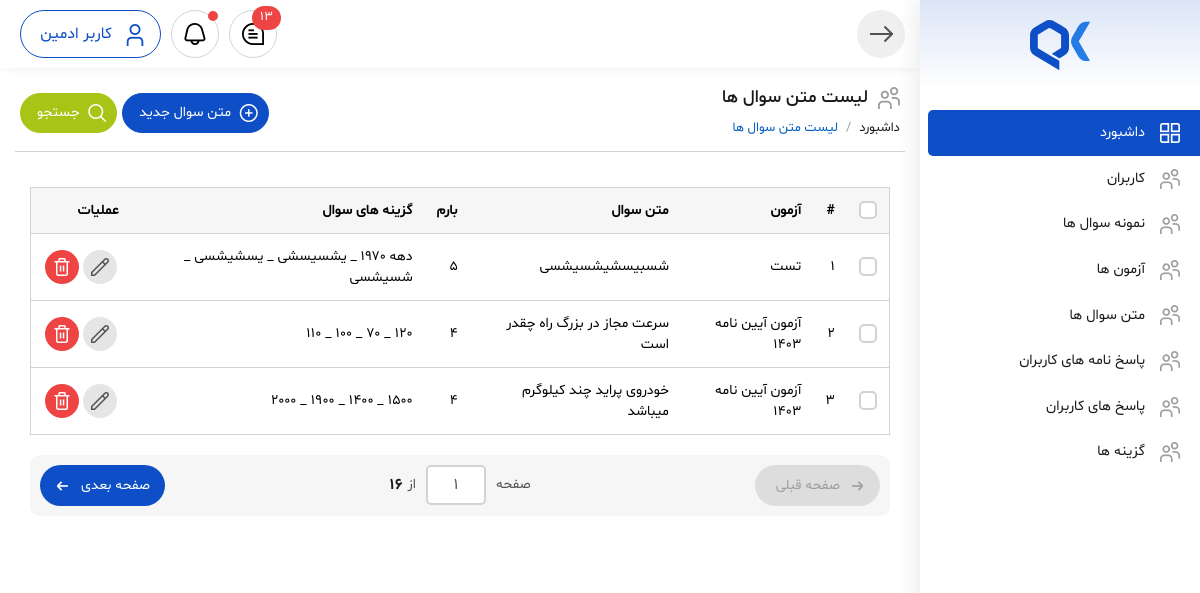
Page /quiz/text-quiz-list-dashboard on the committed database.
### quizbuilder_module/models.py (models this page shows, shortened)
class QuizQuestion(models.Model):
    quiz = models.ForeignKey(
        to=Quiz,
        verbose_name='آزمون',
        on_delete=models.CASCADE,
        related_name="questions",
    )
    description = models.TextField(
        verbose_name='متن سوال'
    )
    score = models.PositiveIntegerField(
        default=0,
        verbose_name='بارم'
    )
    choices = models.ManyToManyField(
        verbose_name='گزینه های سوال',
        to=QuizQuestionChoice,
    )
    class Meta:
        verbose_name = 'متن سوال'
        verbose_name_plural = 'متن سوال ها'

class Quiz(QuizStartedSmsMixin, models.Model):
    title = models.CharField(verbose_name='عنوان', max_length=255)
    desc = models.TextField(verbose_name='توضیحات', max_length=500)
    status = models.CharField(verbose_name='وضعیت', default='open', choices=QUIZ_STATUS.CHOICES, max_length=50)
    time = models.PositiveIntegerField(verbose_name='مدت زمان آزمون (دقیقه)', null=True, blank=True)
    expire_time = models.DateTimeField(verbose_name='تاریخ پایان آزمون', null=True, blank=True)
    class Meta:
        verbose_name = 'آزمون'
        verbose_name_plural = 'آزمون ها'
    def __str__(self):
        return self.title or '---'

class QuizQuestionChoice(models.Model):
    text = models.CharField(
        max_length=256,
        verbose_name='متن جواب'
    )
    is_answer = models.BooleanField(
        default=False,
        verbose_name='جواب صحیح است؟'
    )
    created_at = models.DateTimeField(
        auto_now_add=True,
        verbose_name='تاریخ ایجاد'
    )
    class Meta:
        verbose_name = 'گزینه ها'
        verbose_name_plural = 'گزینه ها'
        ordering = ['created_at']
    def __str__(self):
        return self.text[:100]

### quizbuilder_module/views.py (the view)
# urls.py: path('text-quiz-list-dashboard', views.TextOfTheQuestionsDashboard.as_view(), name='text_quiz_list_dashboard'),
class TextOfTheQuestionsDashboard(ListView):
    model = QuizQuestion
    template_name = 'quizbuilder_module/text_of_the_questions_dashboard.html'
    context_object_name = 'quiz_texts'
    def get_queryset(self):
        quiz_texts = QuizQuestion.objects.all()
        return quiz_texts
    def get_context_data(self,**kwargs):
        context = super().get_context_data(**kwargs)
        return context

### quizbuilder_module/templates/quizbuilder_module/text_of_the_questions_dashboard.html (shortened to what this page needs)
{% extends 'layout/_master.html' %}
{% block content %}
<body>
<div class="main-body-content">
    <div class="main-header">
                    <div class="inner">
                        <div class="title">
                            <h1><i class="fi fi-rs-users"></i>لیست متن سوال ها</span>
                            </h1>
                            <div class="breadcrumb">
                                <nav aria-label="breadcrumb">
                                    <ol class="breadcrumb-list mb-0">
                                        <li class="breadcrumb-item"><a href="index.html">داشبورد</a></li>
                                        <li class="breadcrumb-item active" aria-current="page">لیست متن سوال ها</li>
                                    </ol>
                                </nav>
                            </div>
                        </div>
                        <div class="btns-action">
                            <a href="user-add.html" class="btn btn-primary btn-small icon-right"><i
                                    class="fi fi-rs-add"></i><span>متن سوال جدید</span></a>
                            <button type="button" class="btn btn-primary btn-small icon-right btn-collapse"
                                data-collapse-target="#collapse-search"><i
                                    class="fi fi-rs-search"></i><span>جستجو</span></button>
                        </div>
                    </div>
                </div>
    <div class="main-inner">
                    <div class="table-responsive">
                        <table class="table-custom">
                            <thead>
                                <tr>
                                    <th scope="col">
                                        <div class="checkbox-group m-0">
                                            <input class="form-check-input" type="checkbox" value=""
                                                id="checbox-select-all">
                                        </div>
                                    </th>
                                    <th scope="col">#</th>
                                    <th scope="col">آزمون</th>
                                    <th scope="col">متن سوال</th>
                                    <th scope="col">بارم</th>
                                    <th scope="col">گزینه های سوال</th>
                                    <th scope="col">عملیات</th>
                                </tr>
                            </thead>
                            <tbody>
                                {% for quiz_text in quiz_texts %}
                                	<tr>
                                    <td scope="row">
                                        <div class="checkbox-group m-0">
                                            <input class="form-check-input" type="checkbox" value=""
                                                id="checbox-select-1">
                                        </div>
                                    </td>
                                    <td scope="row">{{ forloop.counter }}</td>
                                    <td>{{ quiz_text.quiz }}</td>
                                    <td>{{ quiz_text.description }}</td>
                                    <td>{{ quiz_text.score }}</td>
                                    <td>{% for choice in quiz_text.choices.all %}
                                        {{ choice }}
                                        {% if not forloop.last %}
                                        	_
                                        {% endif %}
                                    {% endfor %}
                                    </td>
                                    <td>
                                        <div class="btns-action">
                                            <a href="user-add.html" class="btn-circle"><i
                                                    class="fi fi-rs-pencil"></i></a>
                                            <a href="#" class="btn-circle color-red" data-modal-name="modal-delete"><i
                                                    class="fi fi-rs-trash"></i></a>
                                        </div>
                                    </td>
                                </tr>
                                {% endfor %}
                            </tbody>
                        </table>
                    </div>
                    <div class="mypagination">
                        <div class="pagination-prev">
                            <a href="#" class="btn-pagination prev disabled">
                                <i class="fi fi-rs-arrow-small-right"></i>
                                <span>صفحه قبلی</span>
                            </a>
                        </div>
                        <div class="pagination-info">
                            <h6>صفحه</h6>
                            <div class="pagination-jump">
                                <input class="pagination-input" type="number" value="1">
                            </div>
                            <h6>از</h6>
                            <div class="curent-page-number">16</div>
                        </div>
                        <div class="pagination-next">
                            <a href="#" class="btn-pagination next">
                                <i class="fi fi-rs-arrow-small-left"></i>
                                <span>صفحه بعدی</span>
                            </a>
                        </div>
                    </div>
                </div>
</div>
</body>
{% endblock %}

### rows in the picture
QuizQuestion: quiz "تست", description "شسبیسشیشسیشسی", score "5"
QuizQuestionChoice: text "دهه ۱۹۷۰", shows "_"
QuizQuestionChoice: text "یشسیسشی", shows "_"
QuizQuestionChoice: text "یسشیشسی", shows "_"
QuizQuestionChoice: text "شسیشسی"
QuizQuestion: quiz "آزمون آیین نامه 1403", description "سرعت مجاز در بزرگ راه چقدر است", score "4"
QuizQuestionChoice: text "120", shows "_"
QuizQuestionChoice: text "70", shows "_"
QuizQuestionChoice: text "100", shows "_"
QuizQuestionChoice: text "110"
QuizQuestion: quiz "آزمون آیین نامه 1403", description "خودروی پراید چند کیلوگرم میباشد", score "4"
QuizQuestionChoice: text "1500", shows "_"
QuizQuestionChoice: text "1400", shows "_"
QuizQuestionChoice: text "1900", shows "_"
QuizQuestionChoice: text "2000"
